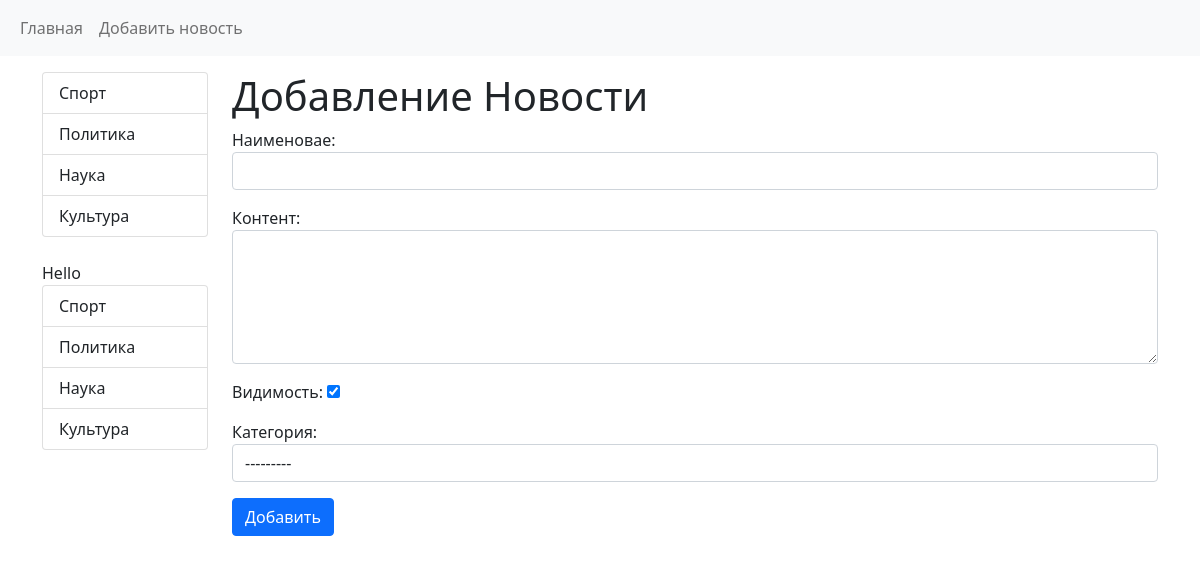
The page /news/add_news/ on the database its author committed.
### news/models.py (models this page shows)
class Category(models.Model):
    title = models.CharField(max_length=150, db_index=True, verbose_name='Категории')
    def get_absolute_url(self):
        return reverse_lazy('category', kwargs={"category_id": self.pk})
    def __str__(self):
        return self.title
    class Meta:
        verbose_name = 'Категория'
        verbose_name_plural = 'Категории'
        ordering = ['-title']

### news/views.py (the view)
# urls.py: path('news/add_news/', CreateNews.as_view(), name='add_news'),
class CreateNews(CreateView):
    form_class = NewsForm
    template_name = 'news/add_news.html'
    success_url = reverse_lazy('home')

### news/forms.py (shortened to what this page needs)
class NewsForm(forms.ModelForm):
    class Meta:
        model = News
        fields = ['title', 'content', 'is_published', 'category']
        widgets = {
            'title': forms.TextInput(attrs={"class": "form-control"}),
            'content': forms.Textarea(attrs={"class": "form-control", "rows": 5}),
            'category': forms.Select(attrs={"class": "form-control"}),
        }

### news/templatetags/news_tags.py (called while the page is built)
@register.simple_tag(name='get_list_categories')
def get_categories():
    return Category.objects.all()

@register.inclusion_tag('news/list_categories.html')
def show_categories(arg1='Hello'):
    categories = Category.objects.all()
    return {"categories": categories, "arg1": arg1}

### news/templates/news/add_news.html (shortened to what this page needs)
{% extends 'base.html' %}
{% block sidebar %}
    {% include 'inc/_sidebar.html' %}
{% endblock %}
{% block content %}
<h1>Добавление Новости</h1>
<form action="{% url 'add_news' %}" method="post">
    {{ form.as_p }}
    <button type="submit" class="btn btn-primary">Добавить</button>
</form>
{% endblock %}

### templates/inc/_sidebar.html
{% load news_tags %}
<div class="list-group">
    {% get_list_categories as categories %}
    {% for item in categories %}
        <a href="{% url 'category' item.pk %}" class="list-group-item list-group-item-action">{{ item.title }}</a>
    {% endfor %}
</div>
<br>
{% show_categories %}

### news/templates/news/list_categories.html
<div class="list-group">
    {{ arg1 }}
    {% for item in categories %}
        <a href="{{ item.get_absolute_url }}" class="list-group-item list-group-item-action">{{ item.title }}</a>
    {% endfor %}
</div>

### rows shown on the page
Category: title "Спорт"
Category: title "Политика"
Category: title "Наука"
Category: title "Культура"

### other values the page prints
{{ arg1 }} "Hello"
